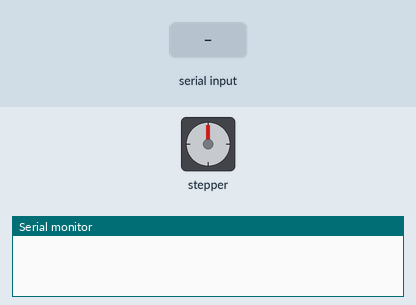
Recording of a program running on a simulated Arduino Nano 33 IoT. On the bench: stepper motor, the last lines printed to the serial monitor. The test bench sets the inputs (shaded band). Stepper angles assume 200 steps per turn.

Above: at 1.2 s.
1.3 s: "90,45\n" received over Serial
At 2.7 s:
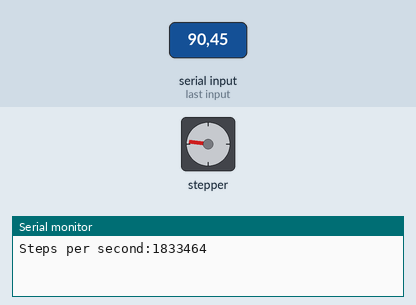
3.8 s: "30,150\n" received over Serial
At 5.8 s:
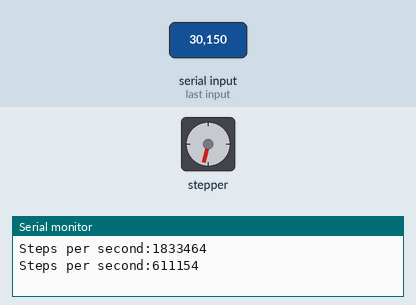
6.3 s: "5\n" received over Serial
At 7.7 s:
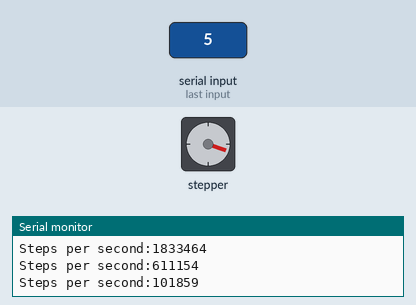
8.8 s: "200\n" received over Serial
At 10.9 s:
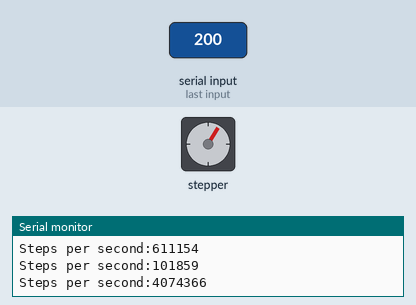
11.3 s: "90\n" received over Serial
At 12.8 s:
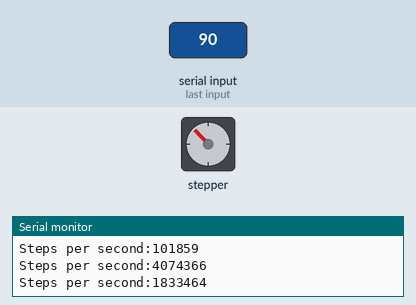
Timing chart, 0 to 14.3 s (numbered marks = the images above; inputs shaded):
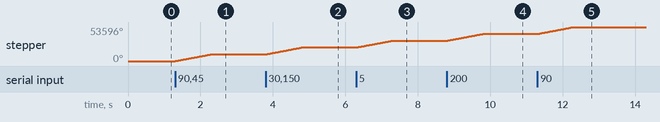

Measured:
- after the input at 1.3 s, stepper: turns 10717° clockwise in 1.0 s, starting at once
- after the input at 3.8 s, stepper: turns 10717° clockwise in 1.0 s, starting at once
- after the input at 6.3 s, stepper: turns 10715° clockwise in 1.0 s, starting at once
- after the input at 8.8 s, stepper: turns 10723° clockwise in 1.0 s, starting at once
- after the input at 11.3 s, stepper: turns 10724° clockwise in 1.0 s, starting at once

The program:

main.cpp
```cpp
#include <Arduino.h>
#include <AccelStepper.h>
#include "header.h"


//----------------------------------------------------------------
//                 Definitions, Globals and Macros
//     -  Pins
//     -  Serial
//     -  Motor
//
//----------------------------------------------------------------

//12800 pulses per revolution *10 gear ratio
moveoJoint joint_1(128000,1,A0,A1);


const byte maxLength = 10;
char inputBuffer[maxLength];
byte bufferIndex = 0;

//Heartbeat variables
unsigned long lastCommandTime = 0;
const unsigned long commandTimeout = 1000; // Timeout in milliseconds (e.g., 1000 ms = 1 second)


//void decode();

int speed2steps(float speed, int pulsesRev);

//----------------------------------------------------------------
//                         Setup
//     - Pins
//     - Serial
//     - Motor
//
//----------------------------------------------------------------

void setup() {
  // put your setup code here, to run once:

  joint_1.motor.setMaxSpeed(32000);
  joint_1.motor.setSpeed(0);

  Serial.begin(9600);

}


//----------------------------------------------------------------
//                         Loop
//
//     - Read Serial Port
//     - Decode Message
//     - Update values
//
//----------------------------------------------------------------
void loop()
{
  bool commandReceived = false;
  while (Serial.available() > 0) {
    char receivedChar = Serial.read();

    // If newline is received, process the buffer
    if (receivedChar == '\n') {
      inputBuffer[bufferIndex] = '\0';  // Null-terminate the string
      float speed = atof(inputBuffer);    // Convert buffer to integer
      int steps_sec = speed2steps(speed,joint_1.pulseRev);

      // Set the speed of the stepper motor
      joint_1.motor.setSpeed(steps_sec); 	//The desired constant speed in steps per second. Positive is clockwise. Speeds of more than 1000 steps per second are unreliable
      Serial.println(String("Steps per second:")+steps_sec);
      // Reset buffer index for next input
      bufferIndex = 0;
      lastCommandTime = millis(); // Update last command time
      commandReceived = true;
    } else {
      // Add received character to buffer if it does not exceed maxLength
      if (bufferIndex < maxLength - 1) {
        inputBuffer[bufferIndex++] = receivedChar;
      }
    }
  }
  // Check for timeout
  if (!commandReceived && (millis() - lastCommandTime > commandTimeout)) {
    joint_1.motor.setSpeed(0); // Set speed to 0 if timeout
  }
  // Run the motor at the set speed
  joint_1.motor.runSpeed();
}


// Convert speed in rads/s to steps per second
int speed2steps(float speed, int pulsesRev)
{
return int(speed*float(pulsesRev)/(2*PI)); //check
}


//void decode()
```

header.h
```cpp
#include <iostream>
using  namespace std;

//Constructer: Steps, Direction, Pulses Pin, Direction Pin
struct moveoJoint
{

    int pulseRev;
    int direction;
    int pinPulse;
    int pinDir;
    AccelStepper motor;

    moveoJoint(int step, int dir, int pPulse, int pDir)
     : pulseRev(step), direction(dir), pinPulse(pPulse), pinDir(pDir)
    {


        if (direction != 1 && direction != -1)
        {
            std::cerr << "Warning: Invalid direction value. Setting to default (1)." << std::endl;
            direction = 1;  // Set to default value
        }
        motor = AccelStepper(AccelStepper::DRIVER, pinPulse, pinDir);
    }
};
```
